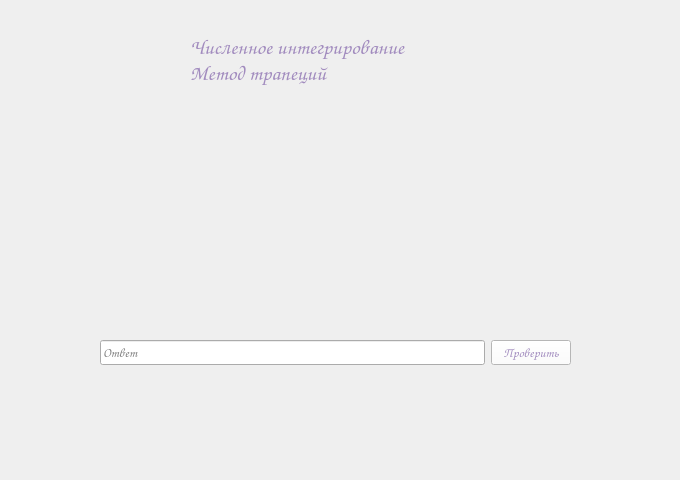
<?xml version="1.0" encoding="UTF-8"?>
<ui version="4.0">
 <class>Task2Form</class>
 <widget class="QWidget" name="Task2Form">
  <property name="geometry">
   <rect>
    <x>0</x>
    <y>0</y>
    <width>680</width>
    <height>480</height>
   </rect>
  </property>
  <property name="windowTitle">
   <string>Form</string>
  </property>
  <widget class="QLabel" name="titleLabel">
   <property name="geometry">
    <rect>
     <x>190</x>
     <y>30</y>
     <width>351</width>
     <height>61</height>
    </rect>
   </property>
   <property name="palette">
    <palette>
     <active>
      <colorrole role="WindowText">
       <brush brushstyle="SolidPattern">
        <color alpha="255">
         <red>161</red>
         <green>139</green>
         <blue>190</blue>
        </color>
       </brush>
      </colorrole>
     </active>
     <inactive>
      <colorrole role="WindowText">
       <brush brushstyle="SolidPattern">
        <color alpha="255">
         <red>161</red>
         <green>139</green>
         <blue>190</blue>
        </color>
       </brush>
      </colorrole>
     </inactive>
     <disabled/>
    </palette>
   </property>
   <property name="font">
    <font>
     <family>Comic Sans MS</family>
     <pointsize>16</pointsize>
     <bold>false</bold>
    </font>
   </property>
   <property name="text">
    <string>Численное интегрирование
Метод трапеций</string>
   </property>
  </widget>
  <widget class="QLabel" name="conditionLabel">
   <property name="geometry">
    <rect>
     <x>90</x>
     <y>120</y>
     <width>491</width>
     <height>221</height>
    </rect>
   </property>
   <property name="font">
    <font>
     <family>Comic Sans MS</family>
     <pointsize>11</pointsize>
    </font>
   </property>
   <property name="text">
    <string/>
   </property>
  </widget>
  <widget class="QWidget" name="verticalLayoutWidget">
   <property name="geometry">
    <rect>
     <x>100</x>
     <y>340</y>
     <width>471</width>
     <height>121</height>
    </rect>
   </property>
   <layout class="QVBoxLayout" name="verticalLayout">
    <item>
     <layout class="QHBoxLayout" name="horizontalLayout">
      <item>
       <widget class="QLineEdit" name="answerLineEdit">
        <property name="font">
         <font>
          <family>Comic Sans MS</family>
          <pointsize>10</pointsize>
         </font>
        </property>
        <property name="inputMask">
         <string/>
        </property>
        <property name="text">
         <string/>
        </property>
        <property name="placeholderText">
         <string>Ответ</string>
        </property>
       </widget>
      </item>
      <item>
       <widget class="QPushButton" name="checkButton">
        <property name="palette">
         <palette>
          <active>
           <colorrole role="Button">
            <brush brushstyle="SolidPattern">
             <color alpha="255">
              <red>255</red>
              <green>255</green>
              <blue>255</blue>
             </color>
            </brush>
           </colorrole>
           <colorrole role="ButtonText">
            <brush brushstyle="SolidPattern">
             <color alpha="255">
              <red>161</red>
              <green>139</green>
              <blue>190</blue>
             </color>
            </brush>
           </colorrole>
           <colorrole role="Base">
            <brush brushstyle="SolidPattern">
             <color alpha="255">
              <red>255</red>
              <green>255</green>
              <blue>255</blue>
             </color>
            </brush>
           </colorrole>
           <colorrole role="Window">
            <brush brushstyle="SolidPattern">
             <color alpha="255">
              <red>255</red>
              <green>255</green>
              <blue>255</blue>
             </color>
            </brush>
           </colorrole>
          </active>
          <inactive>
           <colorrole role="Button">
            <brush brushstyle="SolidPattern">
             <color alpha="255">
              <red>255</red>
              <green>255</green>
              <blue>255</blue>
             </color>
            </brush>
           </colorrole>
           <colorrole role="ButtonText">
            <brush brushstyle="SolidPattern">
             <color alpha="255">
              <red>161</red>
              <green>139</green>
              <blue>190</blue>
             </color>
            </brush>
           </colorrole>
           <colorrole role="Base">
            <brush brushstyle="SolidPattern">
             <color alpha="255">
              <red>255</red>
              <green>255</green>
              <blue>255</blue>
             </color>
            </brush>
           </colorrole>
           <colorrole role="Window">
            <brush brushstyle="SolidPattern">
             <color alpha="255">
              <red>255</red>
              <green>255</green>
              <blue>255</blue>
             </color>
            </brush>
           </colorrole>
          </inactive>
          <disabled>
           <colorrole role="Button">
            <brush brushstyle="SolidPattern">
             <color alpha="255">
              <red>255</red>
              <green>255</green>
              <blue>255</blue>
             </color>
            </brush>
           </colorrole>
           <colorrole role="Base">
            <brush brushstyle="SolidPattern">
             <color alpha="255">
              <red>255</red>
              <green>255</green>
              <blue>255</blue>
             </color>
            </brush>
           </colorrole>
           <colorrole role="Window">
            <brush brushstyle="SolidPattern">
             <color alpha="255">
              <red>255</red>
              <green>255</green>
              <blue>255</blue>
             </color>
            </brush>
           </colorrole>
          </disabled>
         </palette>
        </property>
        <property name="font">
         <font>
          <family>Comic Sans MS</family>
          <pointsize>10</pointsize>
         </font>
        </property>
        <property name="text">
         <string>Проверить</string>
        </property>
       </widget>
      </item>
     </layout>
    </item>
    <item>
     <widget class="QLabel" name="resultLabel">
      <property name="font">
       <font>
        <family>Comic Sans MS</family>
        <pointsize>10</pointsize>
       </font>
      </property>
      <property name="text">
       <string/>
      </property>
     </widget>
    </item>
   </layout>
  </widget>
 </widget>
 <resources/>
 <connections/>
</ui>
